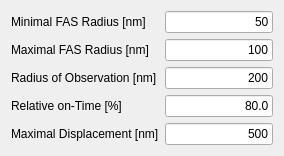
      <widget class="QWidget" name="tab_6">
       <attribute name="title">
        <string>Bead Detection</string>
       </attribute>
       <layout class="QGridLayout" name="gridLayout_11">
        <item row="0" column="0">
         <widget class="QLabel" name="label_24">
          <property name="text">
           <string>Minimal FAS Radius [nm]</string>
          </property>
         </widget>
        </item>
        <item row="0" column="1">
         <widget class="QLineEdit" name="lineEdit_28">
          <property name="text">
           <string>50</string>
          </property>
          <property name="alignment">
           <set>Qt::AlignRight|Qt::AlignTrailing|Qt::AlignVCenter</set>
          </property>
         </widget>
        </item>
        <item row="1" column="0">
         <widget class="QLabel" name="label_25">
          <property name="text">
           <string>Maximal FAS Radius [nm]</string>
          </property>
         </widget>
        </item>
        <item row="1" column="1">
         <widget class="QLineEdit" name="lineEdit_29">
          <property name="text">
           <string>100</string>
          </property>
          <property name="alignment">
           <set>Qt::AlignRight|Qt::AlignTrailing|Qt::AlignVCenter</set>
          </property>
         </widget>
        </item>
        <item row="2" column="0">
         <widget class="QLabel" name="label_26">
          <property name="text">
           <string>Radius of Observation [nm]</string>
          </property>
         </widget>
        </item>
        <item row="2" column="1">
         <widget class="QLineEdit" name="lineEdit_30">
          <property name="text">
           <string>200</string>
          </property>
          <property name="alignment">
           <set>Qt::AlignRight|Qt::AlignTrailing|Qt::AlignVCenter</set>
          </property>
         </widget>
        </item>
        <item row="3" column="0">
         <widget class="QLabel" name="label_27">
          <property name="text">
           <string>Relative on-Time [%]</string>
          </property>
         </widget>
        </item>
        <item row="3" column="1">
         <widget class="QLineEdit" name="lineEdit_31">
          <property name="inputMask">
           <string/>
          </property>
          <property name="text">
           <string>80.0</string>
          </property>
          <property name="alignment">
           <set>Qt::AlignRight|Qt::AlignTrailing|Qt::AlignVCenter</set>
          </property>
         </widget>
        </item>
        <item row="4" column="0">
         <widget class="QLabel" name="label_30">
          <property name="text">
           <string>Maximal Displacement [nm]</string>
          </property>
         </widget>
        </item>
        <item row="4" column="1">
         <widget class="QLineEdit" name="lineEdit_32">
          <property name="text">
           <string>500</string>
          </property>
          <property name="alignment">
           <set>Qt::AlignRight|Qt::AlignTrailing|Qt::AlignVCenter</set>
          </property>
         </widget>
        </item>
       </layout>
      </widget>
